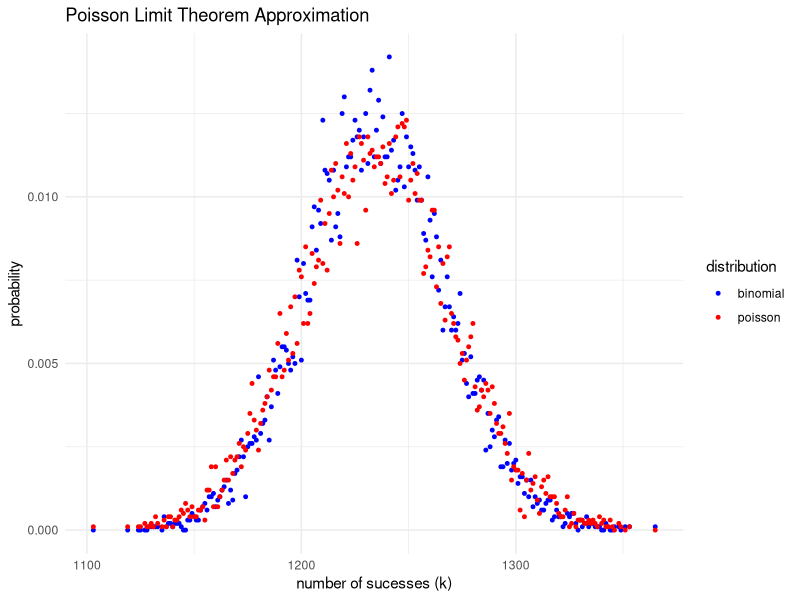

This figure's R source:
setwd("YOUR WD HERE")

library(ggplot2)

# my parameters for n, p, lambda and the required number of 10k runs
n <- 10000
p <- 0.12345
lambda <- n*p
simulations <- 10000

bin_samples <- rbinom(simulations, size = n, prob = p)
poi_samples <- rpois(simulations, lambda = lambda)

# createing frequency tables and converting them to data frames
bin_df <- as.data.frame(table(bin_samples)/simulations)
poi_df <- as.data.frame(table(poi_samples)/simulations)

# renaming the  columns
colnames(bin_df) <- c("k", "Binomial_Prob")
colnames(poi_df) <- c("k", "Poisson_Prob")

# converting k to numeric to merge the dataframes into one to plot them later
bin_df$k <- as.numeric(as.character(bin_df$k))
poi_df$k <- as.numeric(as.character(poi_df$k))

# merging the df-s to one
merged_df <- merge(bin_df, poi_df, by = "k", all = TRUE)

# i replace NA values with 0 because some k values exist in one distribution 
#but not the other
merged_df[is.na(merged_df)] <- 0

# plotting the rsults
ggplot(merged_df, aes(x = k)) +
  geom_point(aes(y = Binomial_Prob, color = "binomial"), size = 1) +
  geom_point(aes(y = Poisson_Prob, color = "poisson"), size = 1) +
  labs(title = "Poisson Limit Theorem Approximation",
       x = "number of sucesses (k)", y = "probability") +
  scale_color_manual(name = "distribution", values = c("binomial" = "blue", "poisson" = "red")) +
  theme_minimal()




